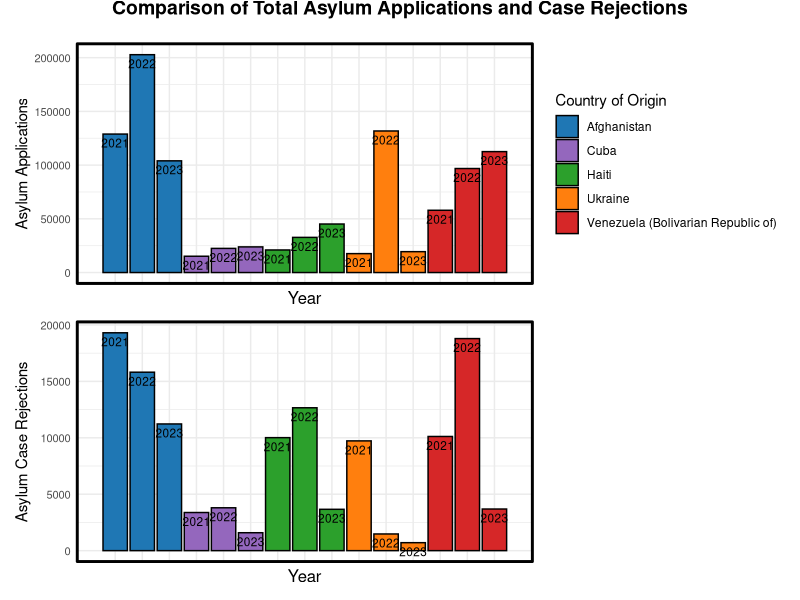
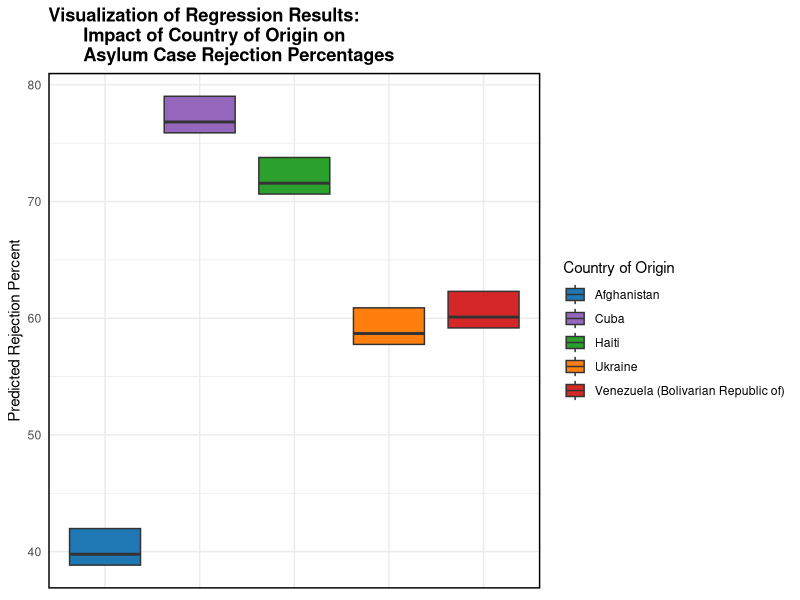

Write the R code that produced these figures, in order.
## ---- chunk 1
knitr::opts_chunk$set(echo = FALSE,
                      warning = FALSE,
                      tidy = FALSE,
                      message = FALSE,
                      fig.align = 'center',
                      out.width = "100%")
options(knitr.table.format = "html") 
## ---- chunk 2
knitr::write_bib(c('posterdown', 'rmarkdown','pagedown'), 'packages.bib')
## ---- chunk 3

library(tidyverse)
library(knitr)
library(patchwork)
library(cowplot)

setwd("C:/Users/emory/Documents/Intro to Data and Statistics/Datasets")
df = read.csv("UNHCR Asylum Data.csv")

World_data <- read.csv("UNHCR Asylum Data.csv")%>%
  filter(Country.of.origin == "Ukraine"| Country.of.origin == "Cuba"| Country.of.origin
         == "Afghanistan"| Country.of.origin == "Haiti"| Country.of.origin ==
           "Venezuela (Bolivarian Republic of)")%>%
  filter(Cases...Persons == "P")%>%
  filter(Year>= 2021)%>%
  group_by(Country.of.asylum, Country.of.origin, Year)%>%
  summarize(Recognized.decisions = sum(Recognized.decisions), 
            Complementary.protection = sum(Complementary.protection),
            Rejected.decisions = sum(Rejected.decisions),
            Otherwise.closed = sum(Otherwise.closed), 
            Total.decisions = sum(Total.decisions))%>%
  mutate(
    Rejected.percent.overall = ((Rejected.decisions + Otherwise.closed) / Total.decisions) * 100,
    Rejected.case.percent = (Rejected.decisions / Total.decisions) * 100,
    Rejected.admin.percent = (Otherwise.closed / Total.decisions) * 100)


asylum_table <- World_data %>%
  group_by(Country.of.origin, Year) %>%
  summarize(Total_Asylum_Seekers = sum(Total.decisions))



asylum_table_rejections <- World_data%>%
  group_by(Country.of.origin, Year) %>%
  summarise(Total_asylum_case_rejections = sum(Rejected.decisions))



 country_colors <- c(
    "Afghanistan" = "#1f77b4", 
    "Ukraine" = "#ff7f0e", 
    "Haiti" = "#2ca02c", 
    "Venezuela (Bolivarian Republic of)" = "#d62728",
    "Cuba" = "#9467bd"
  )
  
  asylum_table$Country_Year <- paste(asylum_table$Country.of.origin, asylum_table$Year, sep = "_")
  
  
  asylum_table_rejections$Country_Year <- paste(asylum_table_rejections$Country.of.origin, asylum_table_rejections$Year, sep = "_")
  
  
  desired_order <- c(
    "Afghanistan_2021", "Afghanistan_2022", "Afghanistan_2023",
    "Cuba_2021", "Cuba_2022", "Cuba_2023",
    "Haiti_2021", "Haiti_2022", "Haiti_2023",
    "Ukraine_2021", "Ukraine_2022", "Ukraine_2023",
    "Venezuela (Bolivarian Republic of)_2021", "Venezuela (Bolivarian Republic of)_2022", "Venezuela (Bolivarian Republic of)_2023"
  )
  
  asylum_table$Country_Year <- factor(asylum_table$Country_Year, levels = desired_order)
  asylum_table_rejections$Country_Year <- factor(asylum_table_rejections$Country_Year, levels = desired_order)
  
  
  plot_total_asylum <- ggplot(asylum_table, aes(x = Country_Year, y = Total_Asylum_Seekers, fill = Country.of.origin)) +
    geom_bar(stat = "identity", position = "dodge", colour = "black") +
    geom_text(aes(label = Year), position = position_dodge(width = 1), vjust = 1.5, size = 3) +  
    labs(x = "Year", 
         y = "Asylum Applications",
         fill = "Country of Origin") +
    scale_fill_manual(values = country_colors) +
    theme_minimal() +
    theme(axis.text.x = element_blank(),  
          axis.title.x = element_text(size = 12),  
          axis.text.y = element_text(size = 8),
          panel.border = element_rect(color = "black", fill = NA, size = 1),
          plot.title = element_text(size = 12)) +  
    coord_cartesian(clip = "off") +  
    scale_x_discrete(expand = c(0.1, 0))  
  
  plot_rejections <- ggplot(asylum_table_rejections, aes(x = Country_Year, y = Total_asylum_case_rejections, fill = Country.of.origin)) +
    geom_bar(stat = "identity", position = "dodge", colour = "black") +
    geom_text(aes(label = Year), position = position_dodge(width = 1), vjust = 1.5, size = 3) +  
    labs(x = "Year",  
         y = "Asylum Case Rejections") +
    scale_fill_manual(values = country_colors) +
    theme_minimal() +
    theme(axis.text.x = element_blank(),  
          axis.title.x = element_text(size = 12),  
          axis.text.y = element_text(size = 8),
          panel.border = element_rect(color = "black", fill = NA, size = 1),
          plot.title = element_text(size = 12)) +  
    theme(legend.position = "none") +
    coord_cartesian(clip = "off") +  
    scale_x_discrete(expand = c(0.1, 0))  
  
  combined_plots <- plot_total_asylum / plot_rejections
  
  
  combined_plots_with_title <- ggdraw() +
    draw_label("Comparison of Total Asylum Applications and Case Rejections", 
               x = 0.5, y = 0.98, 
               hjust = 0.5, vjust = 1, 
               size = 14,  
               fontface = "bold")
  
  
  final_plot <- cowplot::plot_grid(
    combined_plots_with_title,
    combined_plots,
    ncol = 1,
    rel_heights = c(0.05, 1)  
  )
  
  
  print(final_plot)
## ---- chunk 4
library(tidyverse)
library(knitr)
library(kableExtra)

setwd("C:/Users/emory/Documents/Intro to Data and Statistics/Datasets")
df = read.csv("UNHCR Asylum Data.csv")

World_data <- read.csv("UNHCR Asylum Data.csv")%>%
  filter(Country.of.origin == "Ukraine"| Country.of.origin == "Cuba"| Country.of.origin
         == "Afghanistan"| Country.of.origin == "Haiti"| Country.of.origin ==
           "Venezuela (Bolivarian Republic of)")%>%
  filter(Cases...Persons == "P")%>%
  filter(Year>= 2021)%>%
  group_by(Country.of.asylum, Country.of.origin, Year)%>%
  summarize(Recognized.decisions = sum(Recognized.decisions), 
            Complementary.protection = sum(Complementary.protection),
            Rejected.decisions = sum(Rejected.decisions),
            Otherwise.closed = sum(Otherwise.closed), 
            Total.decisions = sum(Total.decisions))%>%
  mutate(
    Rejected.percent.overall = ((Rejected.decisions + Otherwise.closed) / Total.decisions) * 100,
    Rejected.case.percent = (Rejected.decisions / Total.decisions) * 100,
    Rejected.admin.percent = (Otherwise.closed / Total.decisions) * 100)


Broad_Regression<-lm(data = World_data, formula = Rejected.percent.overall ~ Country.of.origin+as.factor(Year))

predictions <- data.frame(World_data$Country.of.origin, predict(Broad_Regression))


colnames(predictions) <- c("Country.of.origin", "Predicted_Rejection")


country_colors <- c("Afghanistan" = "#1f77b4", 
                    "Ukraine" = "#ff7f0e", 
                    "Haiti" = "#2ca02c", 
                    "Venezuela (Bolivarian Republic of)" = "#d62728",
                    "Cuba" = "#9467bd")


boxplot_plot <- ggplot(predictions, aes(x = Country.of.origin, y = Predicted_Rejection, fill = Country.of.origin)) +
  geom_boxplot() +
  labs(x = NULL, y = "Predicted Rejection Percent", title = "Visualization of Regression Results: 
       Impact of Country of Origin on 
       Asylum Case Rejection Percentages")+
  scale_fill_manual(values = country_colors, name = "Country of Origin") + 
  theme_minimal()+
  theme(axis.text.x = element_blank(),  
        panel.border = element_rect(color = "black", fill = NA, size = 1),
        plot.title = element_text(face = "bold"))


boxplot_plot

## ---- chunk 5
